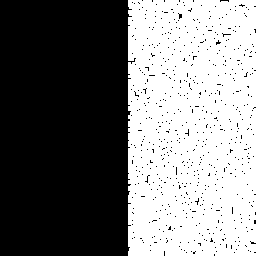
#> input picture Exercises0X/Exercises_08a/filter1.pgm, 256 x 256 px
$ python exercise_3b_dilatation.py 100 ../Exercises_08a/filter1.pgm out.png
#> lines starting #> are read from the running program, lines starting #| are printed output that depends on the picture; after the words box and inside, x2 and y2 are one past the last pixel; in counts of white or black regions, pixels touching at a corner belong together
#> `img1 = cv2.imread(sys.argv[2], cv2.IMREAD_GRAYSCALE)`: img1: shape (256, 256); 48.4% white; 1 white region, box (x1, y1, x2, y2) and area: (128, 0, 256, 256) 31710
# import cv2 as cv
import cv2
import sys

def maxElems (listElems):
    res = listElems[0][0]
    for pair in listElems:
        for elem in pair:
            if elem > res :
                res = elem
    return res

def dilation (img1, size):
#> called with size = 100
    imgOut= img1.copy()
    # we go through the image
    for row in range(img1.shape[0]):
        for colum in range (img1.shape[1]):
            elems= img1[0 if row-size < 0 else row-size:row+size if row+size > img1.shape[0] else row+size+1,\
                0 if colum-size < 0 else colum-size:colum+size if colum+size > img1.shape[1] else colum+size+1]
            imgOut[row,colum]= maxElems(elems)
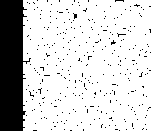
#> elems: shape (131, 151); 82% white; 310 black regions (309 under 20 px), largest, box (x1, y1, x2, y2) and area: (0, 0, 31, 131) 3062
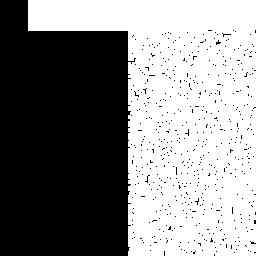
#> imgOut: shape (256, 256); 53.3% white; 543 black regions (542 under 20 px), largest, box (x1, y1, x2, y2) and area: (0, 0, 136, 256) 29732
    return imgOut

if len(sys.argv) != 4:
    print("The call to the function is incorrect, 3 elements need to be introduced ")
    exit()

size = int(sys.argv[1])
img1 = cv2.imread(sys.argv[2], cv2.IMREAD_GRAYSCALE)

#> (the run stopped early here; a loop or call above may not have finished)
